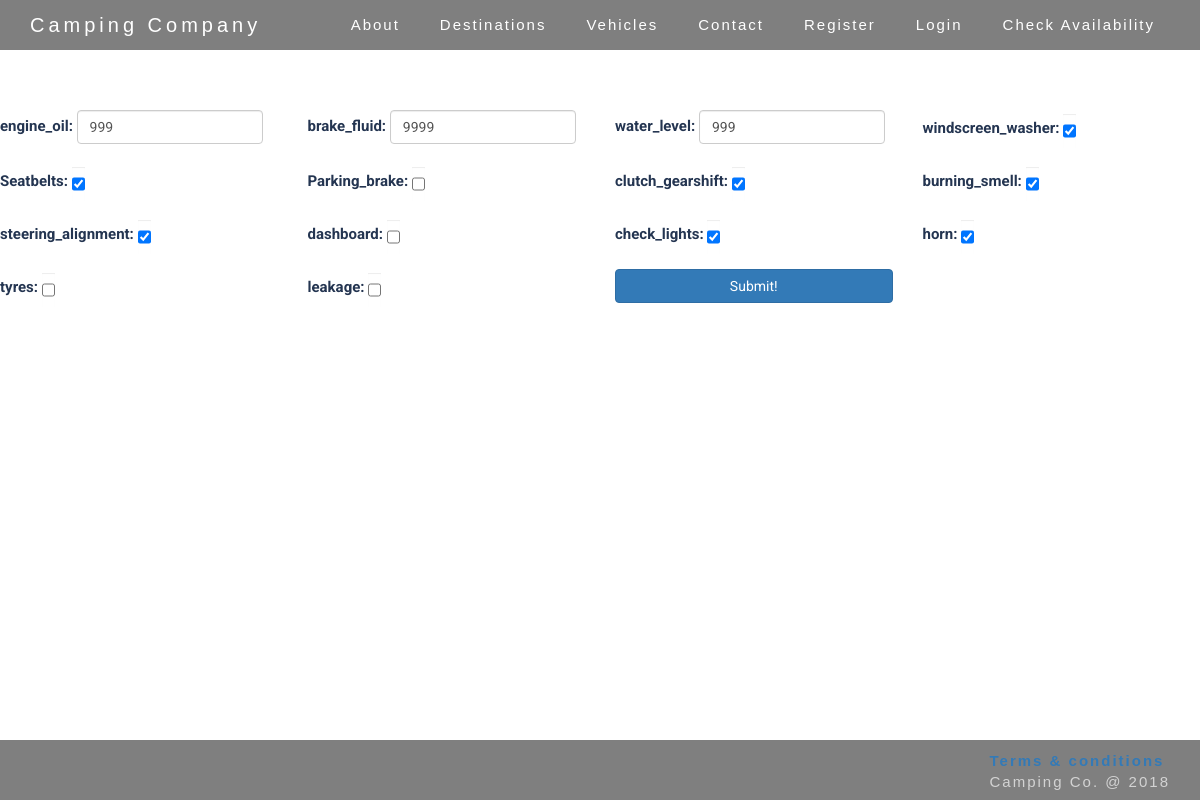
The page /vehicles/1/update/ on the database its author committed.
### vehicle/models.py (models this page shows, shortened)
class VehicleCheck(models.Model):
    user = models.ForeignKey(User, on_delete=models.CASCADE,
                             related_name="vehicle_check",
                             null=True, blank=True)
    engine_oil_level = models.PositiveIntegerField()
    brake_fluid_level = models.PositiveIntegerField()
    water_level = models.PositiveIntegerField()
    windscreen_washer = models.BooleanField()
    seatbelts_check = models.BooleanField()
    parking_brake = models.BooleanField()
    clutch_gearshift = models.BooleanField()
    burning_smell = models.BooleanField()
    steering_alignment = models.BooleanField()
    dashboard = models.BooleanField()
    check_lights = models.BooleanField()
    horn = models.BooleanField()
    tyres = models.BooleanField()
    leakage = models.BooleanField()
    active = models.BooleanField(default=True)

### vehicle/views.py (the view)
# urls.py: url(r'^(?P<pk>\d+)/update/$', vehicle_update_check, name="vehicle_update_check"),
def vehicle_update_check(request, pk):
    vehicle = VehicleCheck.objects.get(pk=pk, active=True)
    if request.method == "POST":
        users = User.objects.get(pk=vehicle.user.pk)
        engine_oil_level = request.POST.get("brake_fluid")
        brake_fluid_level = request.POST.get("water_level")
        water_level = request.POST.get("brake_fluid")
        windscreen_washer = request.POST.get("windscreen")
        seatbelts_check = request.POST.get("seatbelts")
        parking_brake = request.POST.get("parking")
        clutch_gearshift = request.POST.get("clutch")
        burning_smell = request.POST.get("burning")
        steering_alignment = request.POST.get("steering")
        dashboard = request.POST.get("dashboard")
        check_lights = request.POST.get("check_lights")
        horn = request.POST.get("horn")
        tyres = request.POST.get("tyres")
        leakage = request.POST.get("leakage")
        VehicleCheck.objects.update(user=users, engine_oil_level=engine_oil_level,
                                    brake_fluid_level=brake_fluid_level, water_level=water_level,
                                    windscreen_washer=windscreen_washer, seatbelts_check=seatbelts_check,
                                    parking_brake=parking_brake, clutch_gearshift=clutch_gearshift,
                                    burning_smell=burning_smell, steering_alignment=steering_alignment,
                                    dashboard=dashboard, check_lights=check_lights, horn=horn, tyres=tyres,
                                    leakage=leakage)
        return redirect("app:show_status", pk=users.pk)
    else:
        return render(request, "vehicle/vehicle_update_check.html", {"vehicle": vehicle})

### vehicle/templates/vehicle/vehicle_update_check.html (shortened to what this page needs)
{% include "snippets/base.html" %}
{% load staticfiles %}
    {% block css %}
        <link rel="stylesheet" href="{% static 'css/rest.css' %}">
    {% endblock %}
{% block content_block %}
    <div class="row">
       <form method="POST" autocomplete="off">
          <div class="col-md-3">
             <div class="form-inline">
                <label for="engine_oil_level">engine_oil:</label>
                <input value="{{vehicle.engine_oil_level}}" id="engine_oil_level" class="form-control" type="number" name="engine_oil">
             </div>
          </div>
          <div class="col-md-3">
             <div class="form-inline">
                <label for="brake_fluid">brake_fluid:</label>
                <input value="{{vehicle.brake_fluid_level}}" id="brake_fluid" class="form-control" type="number" name="brake_fluid">
             </div>
          </div>
          <div class="col-md-3">
             <div class="form-inline">
                <label for="water_level">water_level:</label>
                <input value="{{vehicle.water_level}}" id="water_level" class="form-control" type="number" name="water_level">
             </div>
          </div>
          <div class="col-md-3">
             <div class="form-inline">
                <label for="windscreen">windscreen_washer:</label>
                <input id="windscreen" class="form-control bool" type="checkbox" name="windscreen" value="{{vehicle.windscreen_washer}}">
             </div>
          </div>
          <p><br>
             <br>
          </p>
          <div class="col-md-3">
             <div class="form-inline">
                <label for="seatbelts">Seatbelts:</label>
                <input id="seatbelts" class="form-control bool" type="checkbox" name="seatbelts" value="{{vehicle.seatbelts_check}}">
             </div>
          </div>
          <div class="col-md-3">
             <div class="form-inline">
                <label for="parking">Parking_brake:</label>
                <input id="parking" class="form-control bool" type="checkbox" name="parking" value="{{vehicle.parking_brake}}">
             </div>
          </div>
          <div class="col-md-3">
             <div class="form-inline">
                <label for="clutch">clutch_gearshift:</label>
                <input id="clutch" class="form-control bool" type="checkbox" name="clutch" value="{{vehicle.clutch_gearshift}}">
             </div>
          </div>
          <div class="col-md-3">
             <div class="form-inline">
                <label for="burning">burning_smell:</label>
                <input id="burning" class="form-control bool" type="checkbox" name="burning" value="{{vehicle.burning_smell}}">
             </div>
          </div>
          <p><br>
             <br>
          </p>
          <div class="col-md-3">
             <div class="form-inline">
                <label for="steering_alignment">steering_alignment:</label>
                <input class="form-control bool" type="checkbox" name="steering" id="steering_alignment" value="{{vehicle.steering_alignment}}">
             </div>
          </div>
          <div class="col-md-3">
             <div class="form-inline">
                <label for="dashboard">dashboard:</label>
                <input id="dashboard" class="form-control bool" type="checkbox" name="dashboard" value="{{vehicle.dashboard}}">
             </div>
          </div>
          <div class="col-md-3">
             <div class="form-inline">
                <label for="check_lights">check_lights:</label>
                <input id="check_lights" class="form-control bool" type="checkbox" name="check_lights" value="{{vehicle.check_lights}}">
             </div>
          </div>
          <div class="col-md-3">
             <div class="form-inline">
                <label for="horn">horn:</label>
                <input id="horn" class="form-control bool" type="checkbox" name="horn" value="{{vehicle.horn}}">
             </div>
          </div>
          <p>
             <br>
             <br>
          </p>
          <div class="col-md-3">
             <div class="form-inline">
                <label for="tyres">tyres:</label>
                <input id="tyres" class="form-control bool" type="checkbox" name="tyres" value="{{vehicle.tyre}}">
             </div>
          </div>
          <div class="col-md-3">
             <div class="form-inline">
                <label for="leakage">leakage:</label>
                <input id="leakage" class="form-control bool" type="checkbox" name="leakage" value="{{vehicle.leakage}}">
             </div>
          </div>
          <div class="col-md-3">
             <div class="form-inline">
                <button class="btn btn-primary btn-block">Submit!</button>
             </div>
          </div>
       </form>
    </div>
{% endblock %}

### static/css/rest.css (style rules this page uses)
body { color: #243551; font-size: 1.5em; font-family: 'Roboto', sans-serif; background-size: cover; background-position: center; }

### rows shown on the page
VehicleCheck: engine_oil "999", brake_fluid "9999", water_level "999"
